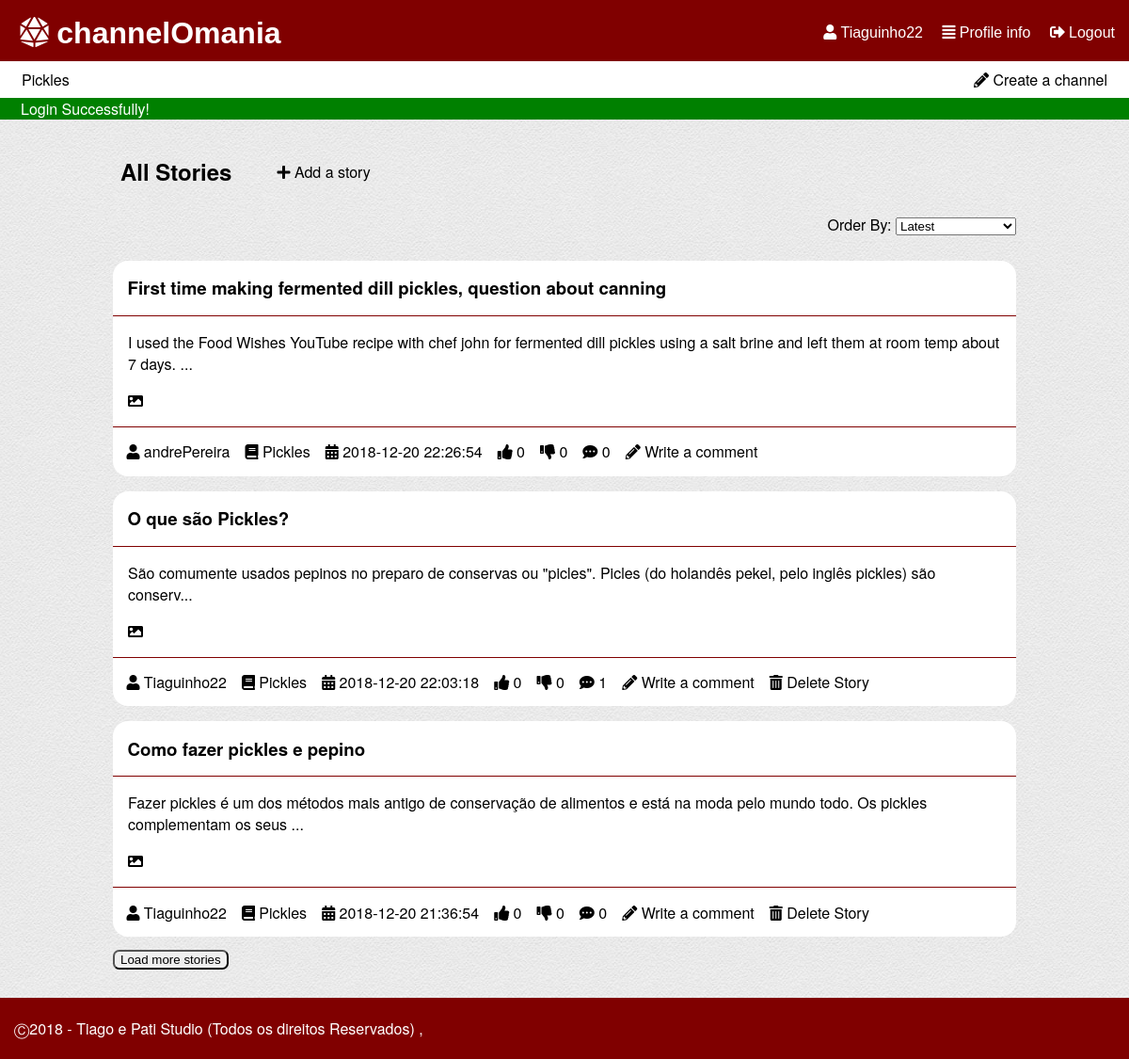
The app's page /pages/mainpage.php (signed in) with its own data.
### tables this page shows
CREATE TABLE "channel" (
	`ID`	INTEGER NOT NULL,
	`name`	TEXT NOT NULL CHECK(length(name) > 0 and length(name) < 30) UNIQUE,
	`coverImage`	TEXT,
	`author`	INTEGER NOT NULL,
	PRIMARY KEY(`ID`),
	FOREIGN KEY(`author`) REFERENCES `user`(`ID`) ON DELETE Cascade ON UPDATE No Action
);

CREATE TABLE "story" (
	`storyID`	INTEGER NOT NULL,
	`title`	TEXT NOT NULL CHECK(length ( title ) > 0 and length ( title ) < 80),
	`content`	TEXT NOT NULL CHECK(length ( content ) > 0),
	`upvotes`	INTEGER NOT NULL DEFAULT 0,
	`downvotes`	INTEGER NOT NULL DEFAULT 0,
	`author`	INTEGER NOT NULL,
	`date`	TEXT NOT NULL CHECK(length ( date ) > 0),
	`channel`	INTEGER NOT NULL,
	`image`	TEXT,
	PRIMARY KEY(`storyID`),
	FOREIGN KEY(`channel`) REFERENCES `channel`(`ID`) ON DELETE Cascade ON UPDATE No Action,
	FOREIGN KEY(`author`) REFERENCES `user`(`ID`) ON DELETE Cascade ON UPDATE No Action
);

CREATE TABLE "user" (
	`ID`	INTEGER NOT NULL PRIMARY KEY AUTOINCREMENT,
	`username`	TEXT NOT NULL CHECK(length ( username ) > 0 and length ( username ) < 16),
	`email`	TEXT NOT NULL,
	`password`	TEXT NOT NULL CHECK(length ( password ) > 5),
	`birth`	TEXT CHECK(length ( birth ) > 0),
	`profilePic`	TEXT,
	`score`	INTEGER DEFAULT 0,
	CONSTRAINT `username` UNIQUE(`username`)
);

### pages/mainpage.php (called while the page is built, shortened)
<?php
  include_once('../database/db_list.php');
  include_once('../templates/tpl_common.php');
  include_once('../templates/tpl_mainpage.php');
  draw_header("Feed");
  $storyInfo = listStory('');
  draw_mainpage($storyInfo);
  draw_footer();
?>

### database/db_list.php (called while the page is built, shortened)
<?php
function listStory($sort='',$offset = 0,$limit = 5) {
  switch($sort){
    default:
      $order = 'storyID DESC';
      break;
  }
  $db = Database::instance()->db();
  $stmt = $db->prepare('SELECT *,(SELECT COUNT(*) FROM comment WHERE comment.story == storyID) AS n_comments,channel.name AS channelName,story.author AS storyAuthor,channel.author AS channelAuthor FROM story INNER JOIN user ON user.ID == story.author INNER JOIN channel ON channel.ID == story.channel ORDER BY '.$order.' LIMIT ? OFFSET ?');
  $stmt->execute(array($limit,$offset));
  return $stmt->fetchAll();
}
function listChannel($sort='') {
  switch($sort){
    case 'mActive':
      $order = 'n_stories DESC';
      break;
  }
  $db = Database::instance()->db();
  $stmt = $db->prepare('SELECT *,(SELECT COUNT(*) FROM story WHERE story.channel == channel.ID) AS n_stories,channel.ID as channelId FROM channel INNER JOIN user ON author=user.ID ORDER BY '.$order);
  $stmt->execute();
  return $stmt->fetchAll();
}
?>

### templates/tpl_mainpage.php (the view)
<?php include_once('../templates/tpl_story.php'); ?>
<?php function draw_mainpage($storyInfo) { ?>
  <div id="order_stories">
    <ul>
      <li><h2>All Stories</h2></li>
      <li><p id="addStory"><a href = "../pages/new_story.php" ><i class="fas fa-plus"></i> Add a story</a></p></li>
    </ul>
  <?php draw_story_list($storyInfo); ?>
<?php } ?>
<?php function draw_story_list_item($story) { ?>
  <article>
    <header>
      <h1><a href = "../pages/story.php?storyId=<?php echo($story['storyID']); ?>" ><?php echo($story['title']); ?></a></h1>
    </header>
    <p><?php echo(substr($story['content'],0,140)); if(strlen($story['content']) > 140) echo("...");?></p>
    <?php if($story['image']!=NULL){ ?>
    <p><a href="../files/storyImages/<?php echo($story['image'])?>" target="_blank"><i class="fas fa-image"></i></a></p>
    <?php }?>
    <footer><?php draw_story_info($story); ?></footer>
  </article>
<?php } ?>
<?php function draw_story_info($story) { ?>
  <ul>
    <li><a href="../pages/profile.php?userId=<?php echo($story['storyAuthor']); ?>"><i class="fas fa-user"></i> <?php echo($story['username']); ?></a></li>
    <li><a href="../pages/channel.php?channelId=<?php echo($story['channel']); ?>"><i class="fas fa-book"></i> <?php echo($story['channelName']); ?></a></li>
    <li><i class="fas fa-calendar-alt"></i> <?php echo($story['date']); ?></li>
    <li class="nUpVote" data-id="<?php echo($story['storyID']); ?>"><i class="fas fa-thumbs-up"></i> <?php echo($story['upvotes']); ?></li>
    <li class="nDownVote" data-id="<?php echo($story['storyID']); ?>"><i class="fas fa-thumbs-down"></i> <?php echo($story['downvotes']); ?></li>
    <li><i class="fas fa-comment-dots"></i> <?php echo($story['n_comments']); ?></li>
    <li><a href="../pages/new_comment.php?storyId=<?php echo($story['storyID']); ?>"><i class="fas fa-pencil-alt"></i> Write a comment</a></li>
    <?php if($story['username'] == $_SESSION['username']) { ?>
      <li><a href="../actions/action_delete_story.php?storyId=<?php echo($story['storyID']); ?>&csrf=<?php echo($_SESSION['csrf']); ?>"><i class="fas fa-trash-alt"></i> Delete Story</a></li>
    <?php } ?>
  </ul>
<?php } ?>

### templates/tpl_common.php (shortened to what this page needs)
<?php function draw_header($tabText = ""){
?>
<!DOCTYPE html>
<html lang="en-US">
  <head>
    <link href="../css/style.css" rel="stylesheet">
    <link href="../css/input.css" rel="stylesheet">
    <link href="../css/links.css" rel="stylesheet">
    <link rel="stylesheet" href="https://use.fontawesome.com/releases/v5.5.0/css/all.css">
  </head>
  <body>
    <header id="header">
      <?php if(isset($_SESSION['username'])){ ?>
        <div id='options'>
          <a href="../pages/profile.php"><i class="fas fa-user"></i> <?php echo($_SESSION['username']) ?></a>
          <a href="../pages/profile.php"><i class="fas fa-align-justify"></i> Profile info</a>
          <a href="../actions/action_logout.php"><i class="fas fa-sign-out-alt"></i> Logout</a>
        </div>
      <?php } ?>
      <h1><a href="mainpage.php"><i class="fas fa-dice-d20"></i> channelOmania</a></h1>
    </header>
    <?php if(isset($_SESSION['username'])){ ?>
    <div id="list_channels">
      <p><a href = "../pages/new_channel.php" ><i class="fas fa-pencil-alt"></i> Create a channel</a></p>
      <?php $channels = listChannel('mActive'); ?>
      <ul>
      <?php if(count($channels) > 5) { ?>
        <?php for ($i=0; $i < 5; $i++) { ?>
          <li><a href = "../pages/channel.php?channelId=<?php echo($channels[$i]['channelId']); ?>" ><?php echo($channels[$i]['name']); ?></a></li>
        <?php } ?>
          <li id="moreChannels"><a href = "../pages/all_channels.php" >More Channels</a></li>
      <?php } else { ?>
        <?php foreach($channels as $channel_list){ ?>
          <li><a href = "../pages/channel.php?channelId=<?php echo($channel_list['channelId']); ?>" ><?php echo($channel_list['name']); ?></a></li>
        <?php } ?>
      <?php } ?>
      </ul>
    </div>
    <?php } ?>
    <?php if (isset($_SESSION['messages'])) {?>
      <section id="messages">
        <?php foreach($_SESSION['messages'] as $message) { ?>
          <div class="<?=$message['type']?>"><?=$message['content']?></div>
        <?php } ?>
      </section>
    <?php unset($_SESSION['messages']); } ?>
<?php } ?>
<?php function draw_footer(){
  ?>
  <footer class="footer">
    <p>	&#9400;2018 - Tiago e Pati Studio (Todos os direitos Reservados) ,</p>
  </footer>
</body>
</html>
<?php }
 ?>

### templates/tpl_story.php (shortened to what this page needs)
<?php include_once('../templates/tpl_mainpage.php'); ?>
<?php include_once('../database/db_list.php'); ?>
<?php function draw_story_list($storyInfo) { ?>
  <p id="order">Order By:
  <select id='orderSelector'>
    <option value="mRecent">Latest</option>
  </select></p>
 </div>
  <section id="storyList">
  <?php foreach($storyInfo as $story) { ?>
    <?php draw_story_list_item($story); ?>
  <?php } ?>
  </section>
  <?php if(count($storyInfo) != 0){ ?>
  <button id="btnLoadStories">Load more stories</button>
  <?php } ?>
<?php } ?>

### css/style.css (style rules this page uses)
body { font-family: IBMPlexSans, Helvetica Neue, Segoe UI, Helvetica, Verdana, Arial, sans-serif; background-image: url("../files/background.png"); margin: 0; }
ul { display: flex; flex-wrap: wrap; flex-direction: row; padding: 0; margin: 0; }
li { text-align: center; list-style-type: none; padding: 0.5em; }
#list_channels { background-color: white; position: relative; padding: 0px 15px; }
#list_channels p { float: right; margin: 0; }
#list_channels li, #list_channels p { padding: 0; }
#header { background-color: #800000; padding: 0.2em 15px; position: relative; }
#header h1 { margin: 0.2em; }
h1 { margin-left: 0.5em; }
#options { float: right; height: 0; }
article { background-color: white; width: 80%; margin: auto; border-radius: 1em; }
article h1 { margin: auto; }
article header { margin-top: 1em; padding: 0.5em; border-bottom: 1px solid #800000; }
article p, article p,article img { padding-left: 1em; padding-right: 1em; }
article footer { padding: 0.4em; border-top: 1px solid #800000; }
#messages .error,#messages .success { padding-left: 22px; }
#messages .success { background-color: green; color: white; }
body,html { min-height: 80vh; }
#header div { margin-top: 1.2em; }
#addStory { margin-top: 1.6em; padding-left: 2em; }
#order_stories #order { float: right; margin: 0; position: relative; }
#btnLoadComments, #btnLoadStories { margin-top: 1em; margin-left: 10%; border-radius: 0.5em; }
#storyList article h1, #story article h1 { margin: auto; padding: 0.4em; }
.footer { clear: left; bottom: auto; margin-top: 30px; padding: 5px 15px; background-color: #800000; color: white; }
#order_stories { margin: 10px 10% 50px; }
#order { margin-left: 15px; }

### css/links.css (style rules this page uses)
#header a { color: white; font-family: Helvetica; }
#header div a { list-style-type: none; padding-left: 1em; }
a:link, a:visited { color: black; text-decoration: none; }
#list_channels li a, #list_channels p a { padding: 0.5em 0.5em; display: block; }
article header a, #story_preview h3 a { font-weight: bold; }

### records on screen
channel: name "Pickles"
story: title "First time making fermented dill pickles, question about canning", content "I used the Food Wishes YouTube recipe with chef john for fermented dill pickles using a salt brine and left them at room temp about 7 days.", author.username "andrePereira", channel.name "Pickles", date "2018-12-20 22:26:54", upvotes "0", downvotes "0", n_comments "0"
story: title "O que são Pickles?", content "São comumente usados pepinos no preparo de conservas ou \"picles\". Picles (do holandês pekel, pelo inglês pickles) são conserv", author.username "Tiaguinho22", channel.name "Pickles", date "2018-12-20 22:03:18", upvotes "0", downvotes "0", n_comments "1"
story: title "Como fazer pickles e pepino", content "Fazer pickles é um dos métodos mais antigo de conservação de alimentos e está na moda pelo mundo todo. Os pickles complementam os seus", author.username "Tiaguinho22", channel.name "Pickles", date "2018-12-20 21:36:54", upvotes "0", downvotes "0", n_comments "0"

### other values on screen
$_SESSION['username'] "Tiaguinho22"
$message['content'] "Login Successfully!"
